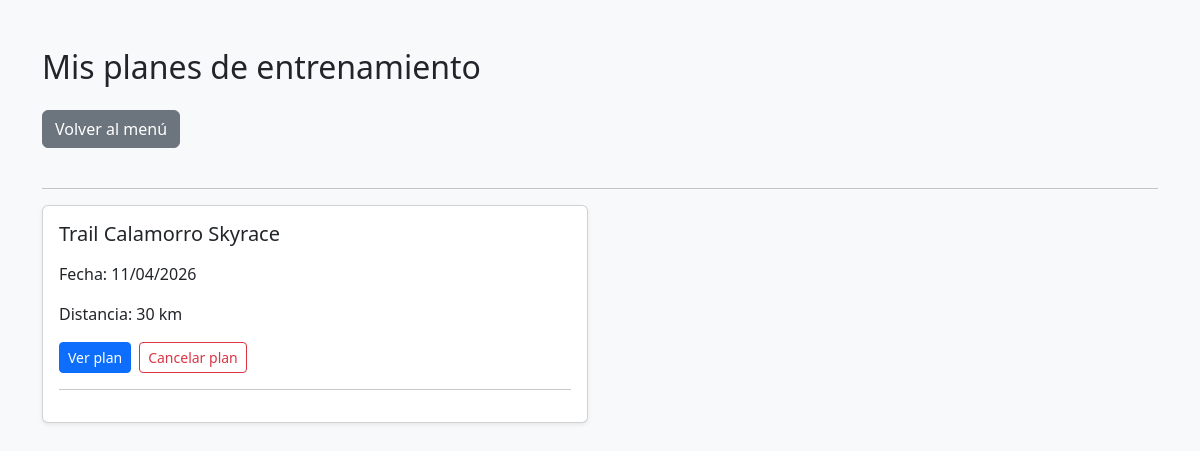
Page /runclub/mis_planes.php (signed in) on the committed database.
### tables this page shows
CREATE TABLE `carreras` (
  `id` int(11) NOT NULL,
  `nombre` varchar(100) NOT NULL,
  `fecha` date NOT NULL,
  `lugar` varchar(100) NOT NULL,
  `distancia` int(11) NOT NULL,
  `created_at` timestamp NOT NULL DEFAULT current_timestamp(),
  `tipo` varchar(50) NOT NULL,
  `web_oficial` varchar(255) DEFAULT NULL
);

### runclub/mis_planes.php (the view, shortened to what this page needs)
<?php
include("conexion.php");
$usuario_id = $_SESSION["id"];
$sql = "SELECT carreras.*
        FROM planes_entrenamiento
        INNER JOIN carreras
        ON planes_entrenamiento.carrera_id = carreras.id
        WHERE planes_entrenamiento.usuario_id = '$usuario_id'
        AND carreras.fecha >= CURDATE()
        ORDER BY carreras.fecha ASC";
$resultado = $conn->query($sql);
?>
<!DOCTYPE html>
<html>
<head>
    <link href="https://cdn.jsdelivr.net/npm/bootstrap@5.3.2/dist/css/bootstrap.min.css" rel="stylesheet">
</head>
<body class="bg-light">
<div class="container mt-5">
<h2 class="mb-4">Mis planes de entrenamiento</h2>
<a href="dashboard.php" class="btn btn-secondary mb-4">Volver al menú</a>
<hr>
<?php
if ($resultado->num_rows > 0) {
        echo "<div class='row'>";
    while ($carrera = $resultado->fetch_assoc()) {
        echo "<div class='col-md-6'>";
        echo "<div class='card mb-4 shadow-sm'>";
        echo "<div class='card-body'>";
        echo "<h5 class='card-title'>" . $carrera["nombre"] . "</h5>";
        echo "<p class='card-text'>";
        echo "<p>Fecha: " . date("d/m/Y", strtotime($carrera["fecha"])) . "</p>";
        echo "<p>Distancia: " . $carrera["distancia"] . " km</p>";
        echo "<a href='plan.php?carrera_id=" . $carrera["id"] . "'
        class='btn btn-primary btn-sm me-2'>
        Ver plan
        </a>";
        echo "<a href='eliminar_plan.php?carrera_id=" . $carrera["id"] . "'
        class='btn btn-outline-danger btn-sm'
        onclick=\"return confirm('¿Estás seguro de que quieres cancelar este plan?');\">
        Cancelar plan
        </a>";
        echo "<hr>";
        echo "</div>";
        echo "</div>";
        echo "</div>";
    }
        echo "</div>";
} else {
    echo "Todavía no has guardado ningún plan.";
}
?>
</body>
</html>

### rows in the picture
carreras: nombre "Trail Calamorro Skyrace", fecha "11/04/2026", distancia "30"
